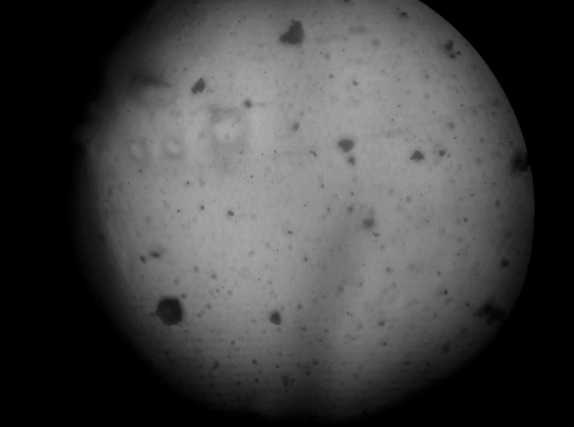
%> input picture MATLAB/image_2_prakriti_cropped.png, 574 x 427 px
$ octave test_imfindcircles.m   (GNU Octave 9; MATLAB toolbox functions it lacks are replaced by stand-ins)
%> lines starting %> are read from the running program, lines starting %| are printed output that depends on the picture
close all,
%% Detect circular dots with imfindcircles
% File: c2w4_LaB6_20xmag.jpg
I = imread('image_2_prakriti_cropped.png');     % <-- put your path if different
%> I is the input picture: size 427x574x3 uint8; mean R, G, B 67.2, 67, 66.8
if size(I,3)>1, I = rgb2gray(I); end
I = im2single(I);
%> I: size 427x574 single

% --- Preprocess: remove vignette & boost local contrast
bg  = imgaussfilt(I, 40);               % large sigma -> smooth background
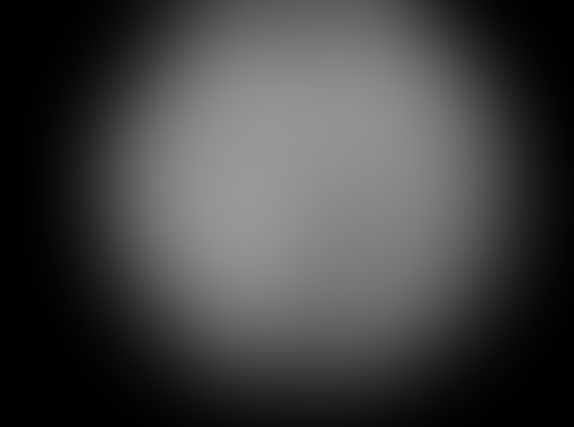
%> bg: size 427x574 single; min 0, max 0.598, mean 0.259
J   = I - bg;                           % flat-field (zero-mean-ish)
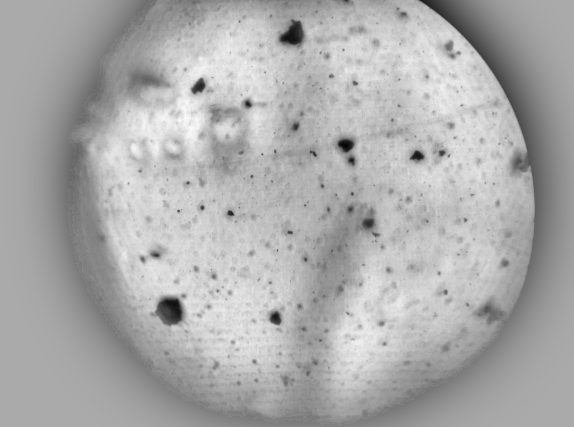
%> J: size 427x574 single; min -0.255, max 0.126, mean 0.00328; drawn with min black and max white
J   = mat2gray(J);                      % normalize to [0,1]
%> J: size 427x574 double
J   = adapthisteq(J,'NumTiles',[8 8]);  % local contrast (CLAHE)
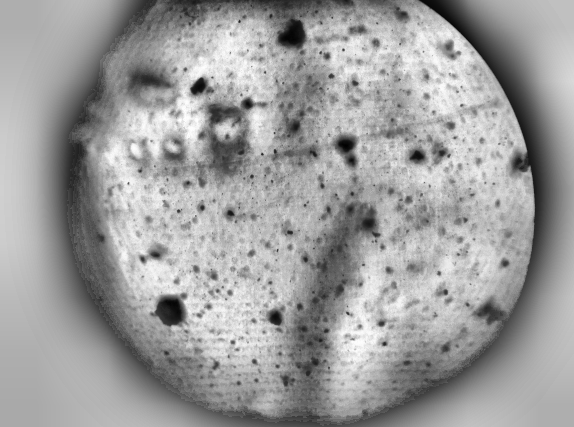
%> J: size 427x574 double; min 0, max 1, mean 0.621
J   = imbilatfilt(J, 0.1, 3);           % denoise but keep edges
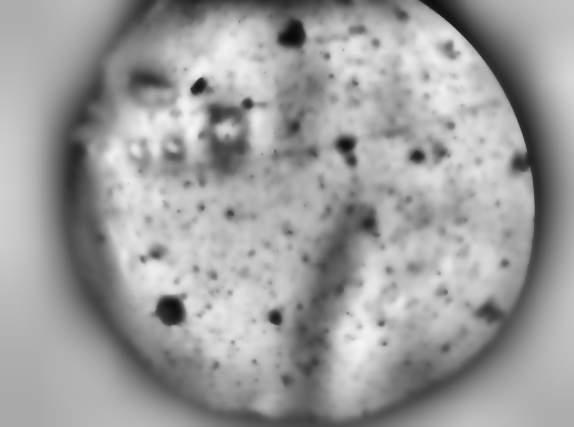
%> J: size 427x574 double; min 0.0316, max 0.961, mean 0.622

% --- Pick a radius range (in pixels).
rmin = 3;
rmax = 30;   % allow larger circles (since we will filter afterwards)

% --- Try both polarities
[centDark, rDark, mDark] = imfindcircles(J, [rmin rmax], ...
    'ObjectPolarity','dark', 'Sensitivity',0.92, 'EdgeThreshold',0.05, ...
    'Method','PhaseCode');
%> centDark = 281 rows, first 12: [171.5 311.5; 346.2 145.4; 417.7 156.7; 230.7 214.3; 276 318.2; 158.4 253.2; 291.4 35.09; 368.5 224.5; 376 43.75; 202.3 207.7; 505.5 264.5; 413.8 268.2]; rDark = 281 values, max 28.19 at index 150, min 3.26 at index 251, mean 5.94; mDark = 281 values, max 1.6 at index 1, min 0.127 at index 281, mean 0.534

[centBright, rBright, mBright] = imfindcircles(J, [rmin rmax], ...
    'ObjectPolarity','bright', 'Sensitivity',0.92, 'EdgeThreshold',0.05, ...
    'Method','PhaseCode');
%> centBright = 207 rows, first 12: [136.2 150.2; 226.7 130.5; 255.5 35; 269.5 403.4; 262.2 120.7; 193.7 120.5; 186.5 104.8; 367.5 246.1; 173.6 147.9; 337.9 21.5; 349.3 336.5; 115.7 158.9]; rBright = 207 values, max 28.95 at index 165, min 3.49 at index 120, mean 7.72; mBright = 207 values, max 0.861 at index 1, min 0.162 at index 207, mean 0.387

% --- Merge detections
cent  = [centDark;   centBright];
%> cent = 488 rows, first 12: [171.5 311.5; 346.2 145.4; 417.7 156.7; 230.7 214.3; 276 318.2; 158.4 253.2; 291.4 35.09; 368.5 224.5; 376 43.75; 202.3 207.7; 505.5 264.5; 413.8 268.2]
radii = [rDark;      rBright];
%> radii = 488 values, max 28.95 at index 446, min 3.26 at index 251, mean 6.7
metric= [mDark;      mBright];
%> metric = 488 values, max 1.6 at index 1, min 0.127 at index 281, mean 0.472

if ~isempty(cent)
    % suppress near-duplicate centers (3 px tolerance)
    idx = true(size(radii));
%> idx = 488 logical values, 488 true
    for i = 1:numel(radii)
        if ~idx(i), continue; end
        d = vecnorm(cent - cent(i,:), 2, 2);
        dup = find(d>0 & d<=3);
        if ~isempty(dup)
            vals   = [metric(i); metric(dup)];
            idxAll = [i; dup];
            [~,k]  = max(vals);
            keepIdx = idxAll(k);
            idx([i; dup]) = false;   % drop all…
            idx(keepIdx)  = true;    % …except best
        end
    end
%> this loop made 488 passes
%> (dup, vals, idxAll, k, keepIdx) on pass 19: (290, [0.979; 0.613], [19; 290], 1, 19)
%> after the loop, idx = 488 logical values, 482 true; idxAll = [454; 263]; keepIdx = 454; vals = [0.271; 0.228]
    cent  = cent(idx,:);
%> cent = 482 rows, first 12: [171.5 311.5; 346.2 145.4; 417.7 156.7; 230.7 214.3; 276 318.2; 158.4 253.2; 291.4 35.09; 368.5 224.5; 376 43.75; 202.3 207.7; 505.5 264.5; 413.8 268.2]
    radii = radii(idx);
%> radii = 482 values, max 28.95 at index 442, min 3.26 at index 250, mean 6.7
    metric= metric(idx);
%> metric = 482 values, max 1.6 at index 1, min 0.127 at index 279, mean 0.473
end

% --- NEW STEP: only keep circles with radius > 10 px
bigIdx = radii > 10;
%> bigIdx = 482 logical values, 63 true
cent   = cent(bigIdx,:);
%> cent = 63 rows, first 12: [171.5 311.5; 291.4 35.09; 176.1 146.9; 140.6 80.88; 74.2 152.5; 228.2 159.8; 78 182.5; 300.3 159.9; 337.4 259.4; 192.2 8.3; 92.87 92.61; 228.1 125.1]
radii  = radii(bigIdx);
%> radii = 63 values, max 28.95 at index 58, min 10.01 at index 48, mean 13.79
metric = metric(bigIdx);
%> metric = 63 values, max 1.6 at index 1, min 0.245 at index 63, mean 0.477

% --- Visualize
figure; imshow(I,[]); title(sprintf('Detections (r>10px): %d', numel(radii))); hold on;
viscircles(cent, radii, 'LineWidth',0.8,'Color','r');
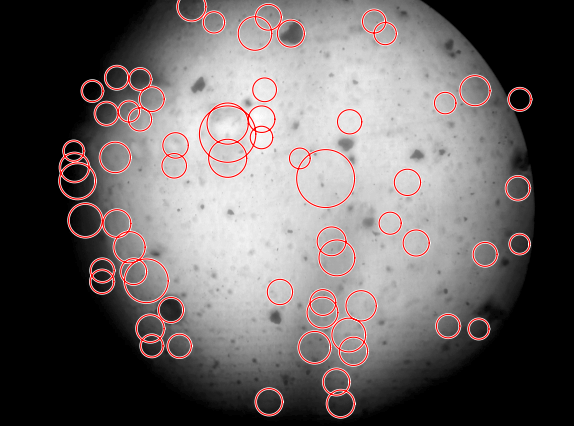
%> figure redrawn from the program's plot data; its title reads 'Detections (r>10px): 63'
hold off;

% --- Size statistics
fprintf('Detected %d circles with radius > 10 pixels\n', numel(radii));
%| Detected 63 circles with radius > 10 pixels
if ~isempty(radii)
    figure; histogram(radii, 'BinMethod','sturges');
    xlabel('Radius (pixels)'); ylabel('Count'); title('Radius distribution (r > 10px)');
%> after `title('Radius distribution (r > 10px)')`:
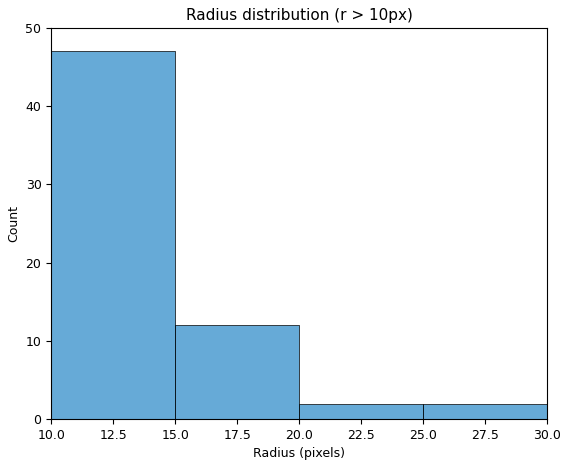
%> figure redrawn from the program's plot data; tallest bar 47 high, from x = 10 to 15
end
